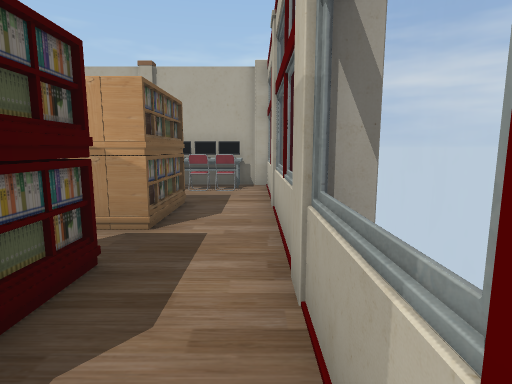
View 1 (above)

18 first-person views from a walk through a scene from a Unity 3-D project. The camera is 1.2 m above the floor, tilts 8° down and sees 80° across. The floor is counted in squares, 1 m on a side. Each view is taken from the middle of a square. On the plan, view 1 faces up. The plan holds only what a view shows up to about 13 squares ahead; the rest is blank. The player is left out. Some surface patterns are stand-ins.

View 2
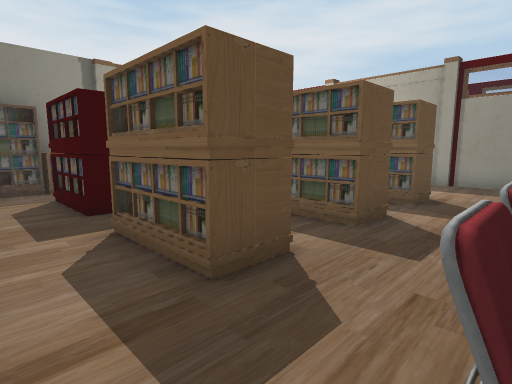

View 3
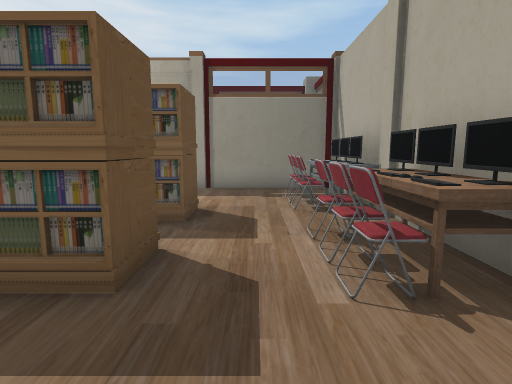

View 4
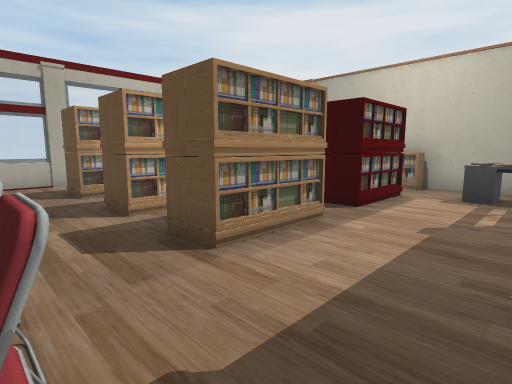

View 5
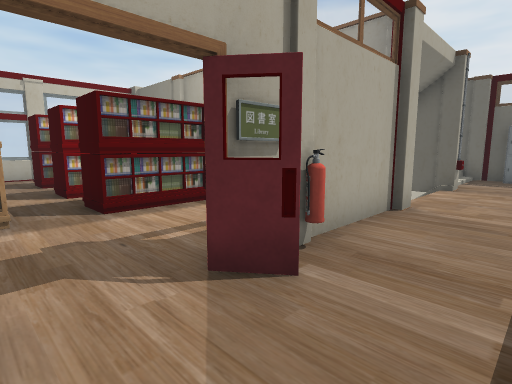

View 6
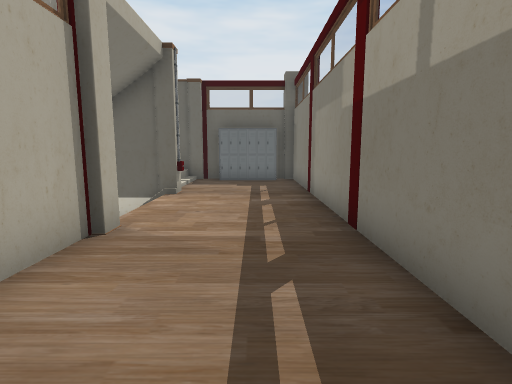

View 7
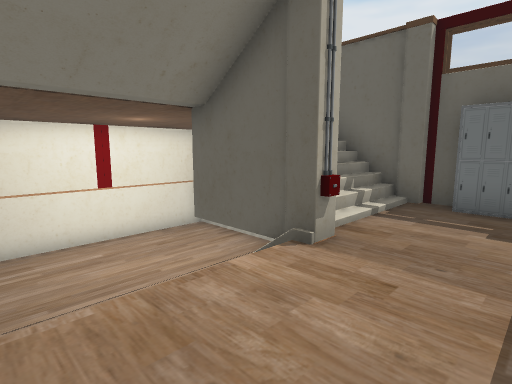

View 8
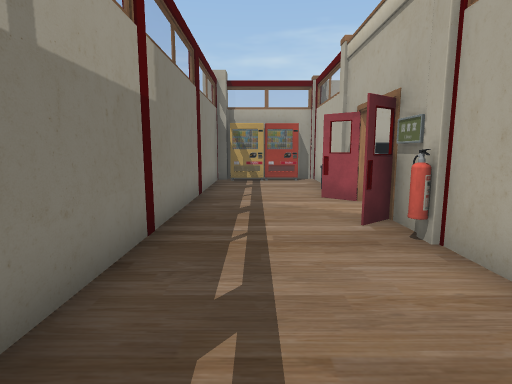

View 9
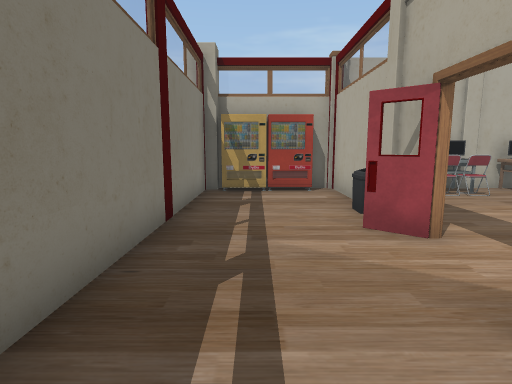

View 10
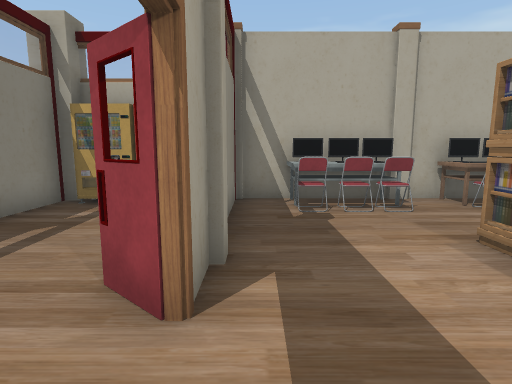

View 11
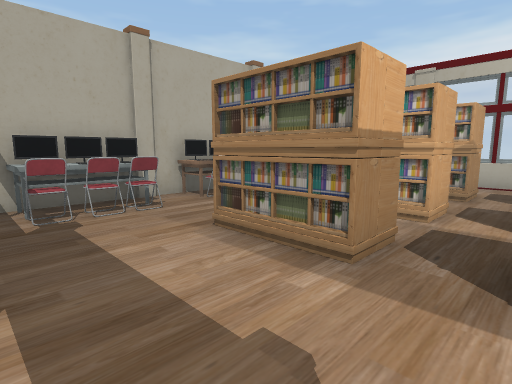

View 12
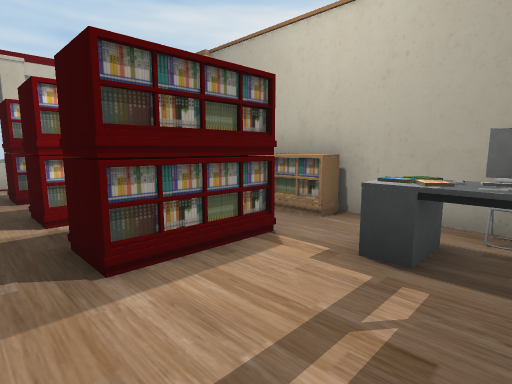

View 13
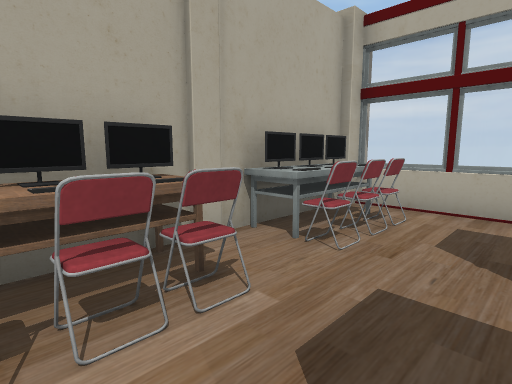

View 14
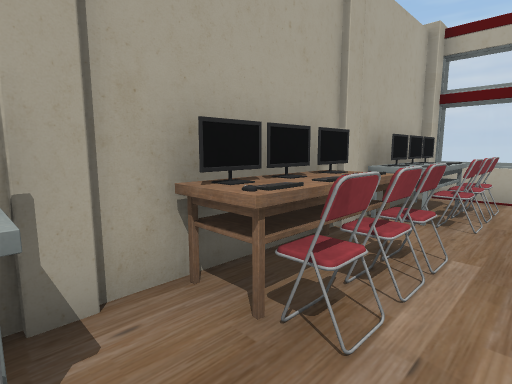

View 15
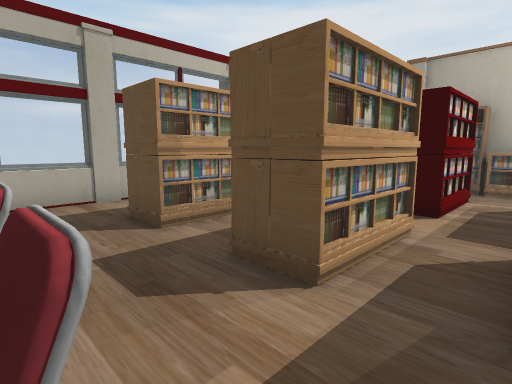

View 16
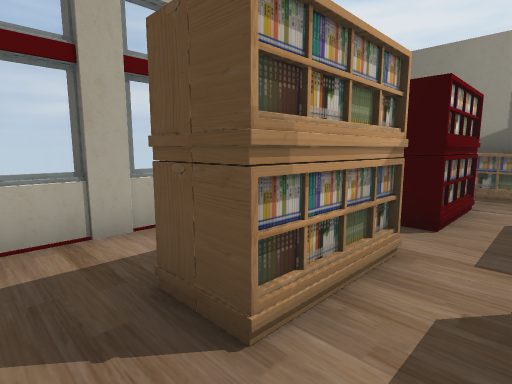

View 17
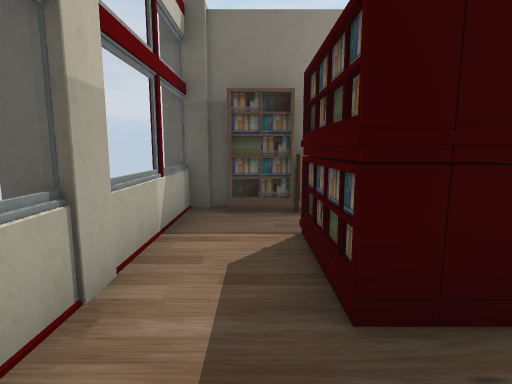

View 18
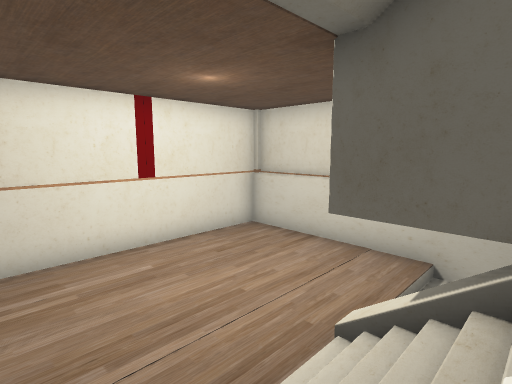

### Floor plan
Key: @ floor where view 1 was taken; # wall or solid block; . main floor; - floor 1.75 m lower than the main floor; _ floor 2.5 m lower than the main floor; / step, stairs or slope; = window, fence, low wall or low ledge; O other object.
Columns run from 16 left of view 1 to 1 right of it. Each row starts with its distance up from view 1.
 11  #######O#######OO
 10 ##==#.OO OOO## O#O
  9 #...#.OOO.OOO#OO.=
  8 #...#............=
  7 #...O...OO.O..O..O
  6 #...O...OO.O.OO..=
  5 #.......OO.O.OO..=
  4 #................=
  3 #...O...OO.O.OO..O
  2 #..OO ..OO.O.OO..=
  1 #...#OO.O .O OO..=
  0 #...#OO....  ...@=
 -1 #...####OOOOOOOO#O
 -2 #..../  ----    OO
 -3 #....   ----#
 -4 #....//-----#
 -5 #....##-----#
 -6 #....=_-----#
 -7 #....O -----#
 -8 #....O -----#
 -9 OOOO.########
-10 OO  ##

Where each view was taken, in squares from view 1:
view 1: 0 up, 0 right, facing up
view 2: 9 up, 0 right, facing down-left
view 3: 8 up, 2 left, facing left
view 4: 9 up, 11 left, facing down-right
view 5: 5 up, 14 left, facing down-right
view 6: 3 up, 14 left, facing down
view 7: 2 down, 14 left, facing down-right
view 8: 2 down, 14 left, facing up
view 9: 1 up, 14 left, facing up
view 10: 3 up, 11 left, facing up
view 11: 3 up, 11 left, facing up-right
view 12: 4 up, 11 left, facing down-right
view 13: 7 up, 6 left, facing up-right
view 14: 8 up, 8 left, facing up-right
view 15: 9 up, 7 left, facing down-right
view 16: 8 up, 4 left, facing down-right
view 17: 5 up, 1 left, facing down
view 18: 2 down, 11 left, facing down-right
